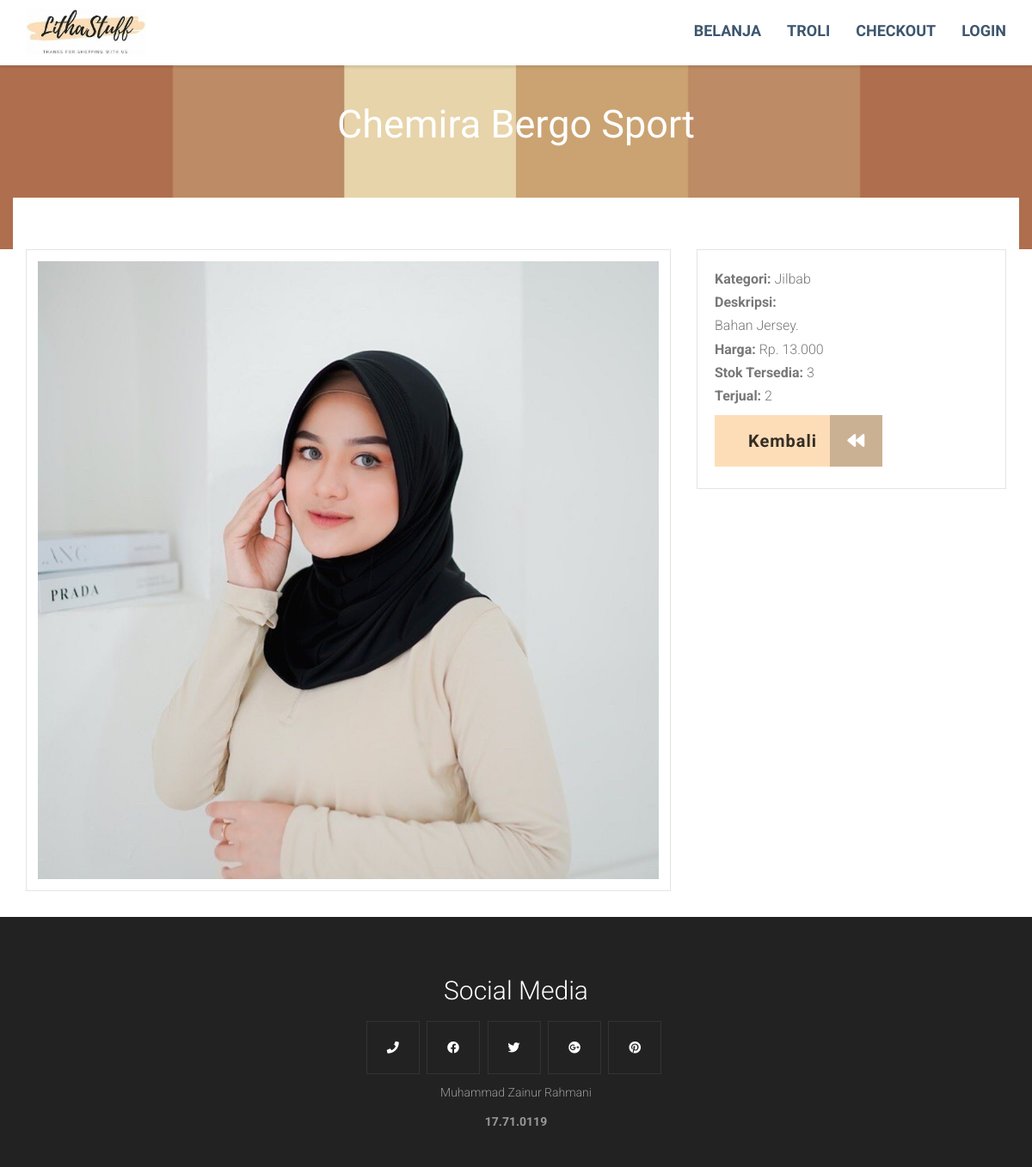
Page /detail.php?idtanam=12 on the earlier database version.
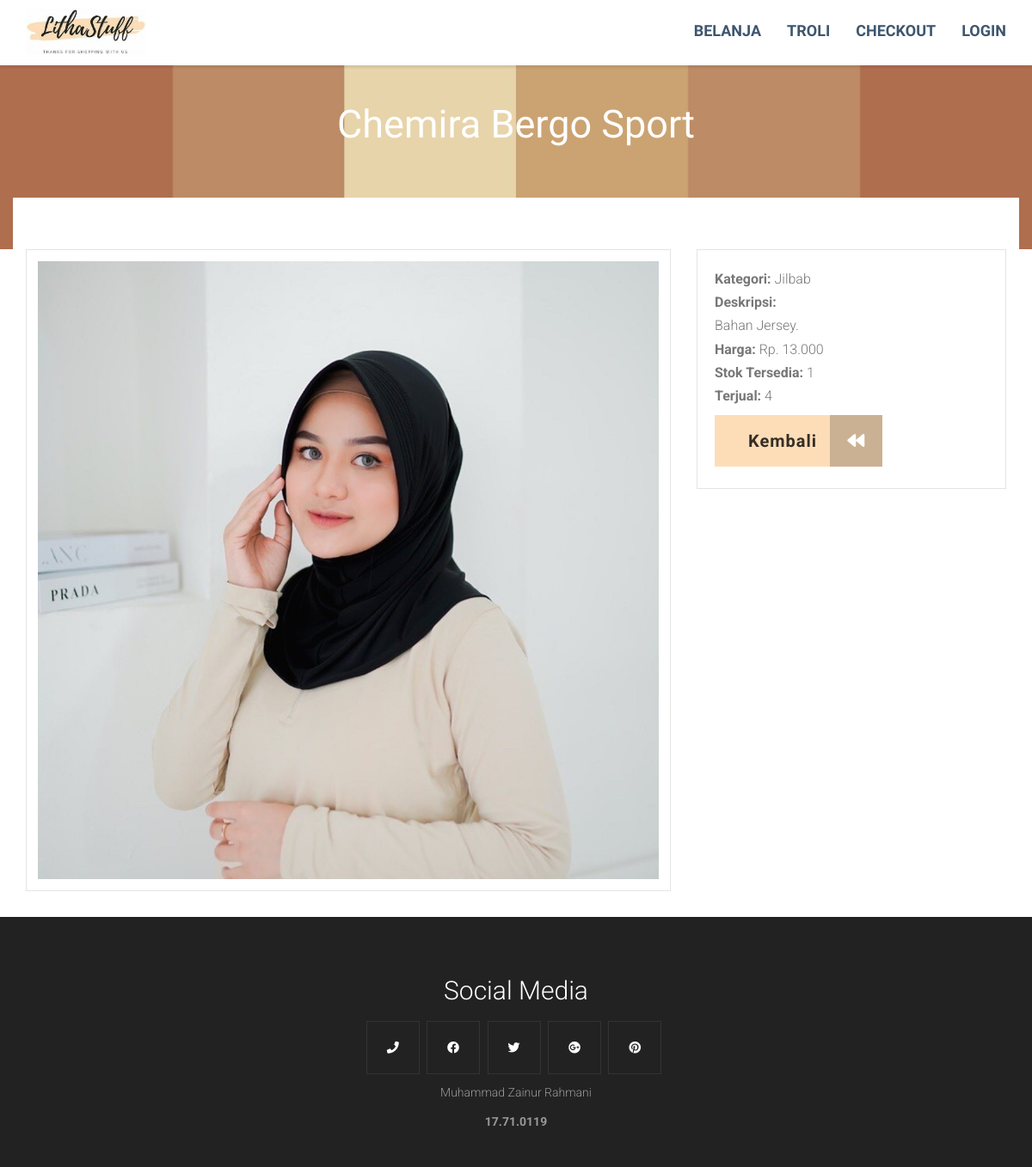
Same page on the later database version.
### tables this page shows
CREATE TABLE `tanam` (
  `idtanam` int(5) NOT NULL,
  `namatanam` varchar(80) NOT NULL,
  `kategori` varchar(30) NOT NULL,
  `modal` float NOT NULL,
  `harga` float NOT NULL,
  `deskripsi` text NOT NULL,
  `gambar` text NOT NULL,
  `stok` int(4) NOT NULL,
  `harga_r` float NOT NULL,
  `terjual` int(10) NOT NULL,
  `cekflash` int(1) NOT NULL
);

### detail.php (the view, shortened to what this page needs)
<?php require('header.php');
	$tanam = mysqli_query($kon, "SELECT * FROM tanam WHERE idtanam = '$_REQUEST[idtanam]'");
	$data  = mysqli_fetch_array($tanam);
?>
	<div class="container">
		<div class="row">
			<div class="col-md-12 text-center">
				<div class="text-pageheader">
					<div class="subtext-image" data-scrollreveal="enter bottom over 1.7s after 0.0s">
						 <?= $data['namatanam'] ?>
					</div>
				</div>
			</div>
		</div>
	</div>
</div>
</header>
<section class="item content">
<div class="container toparea">
	<div class="row">
		<div class="col-md-8">
			<div class="productbox">
				<div class="text-center">
					<img src="img/<?= $data['gambar'] ?>" class='text-center'>
				</div>
			</div>
		</div>
		<div class="col-md-4">
			<div class="properties-box">
				<ul class="unstyle">
					<li><b class="propertyname">Kategori:</b> <?= $data['kategori'] ?></li>
					<li><b class="propertyname">Deskripsi:<br></b> <?= $data['deskripsi'] ?></li>
					<li><b class="propertyname">Harga:</b> Rp. <?= number_format($data['harga'],0,',','.') ?></li>
					<li><b class="propertyname">Stok Tersedia:</b> <?= $data['stok'] ?></li>
					<li><b class="propertyname">Terjual:</b> <?= $data['terjual'] ?></li><br>
					<li><a href="belanja.php" class="homebrowseitems">Kembali<div class="homebrowseitemsicon"><i class="fa fa-backward fa-spin"></i></div></a></li>
				</ul>
			</div>
		</div>
	</div>
</div>
</section>
<?php require('footer.php') ?>

Differences in the rows shown:
changed tanam "Chemira Bergo Sport": stok "3" → "1"; terjual "2" → "4"
